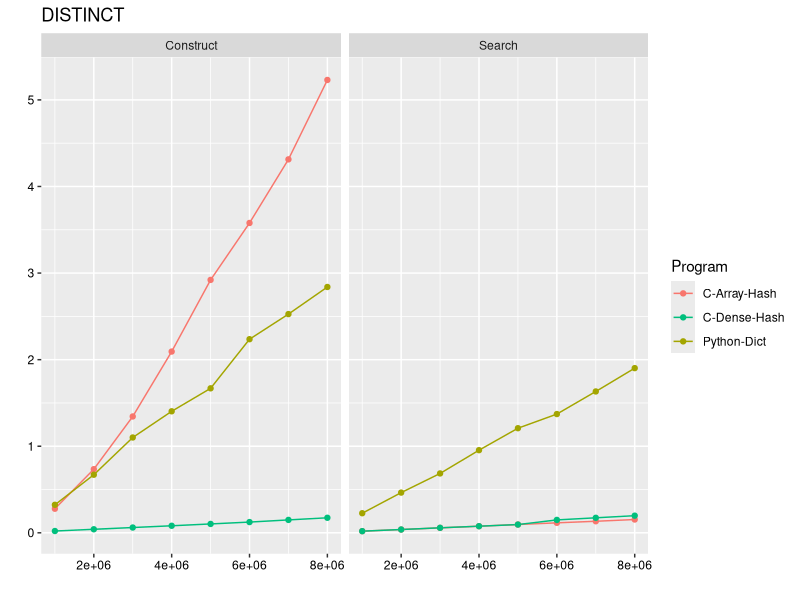
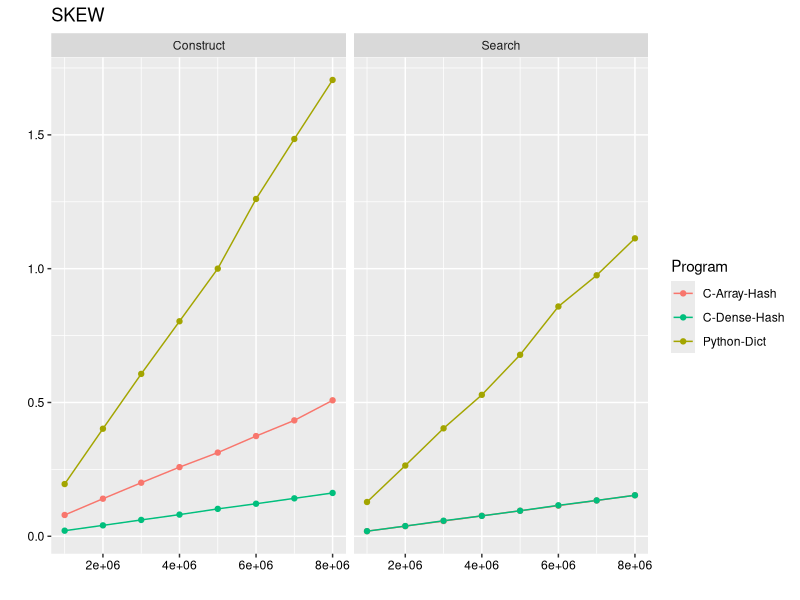
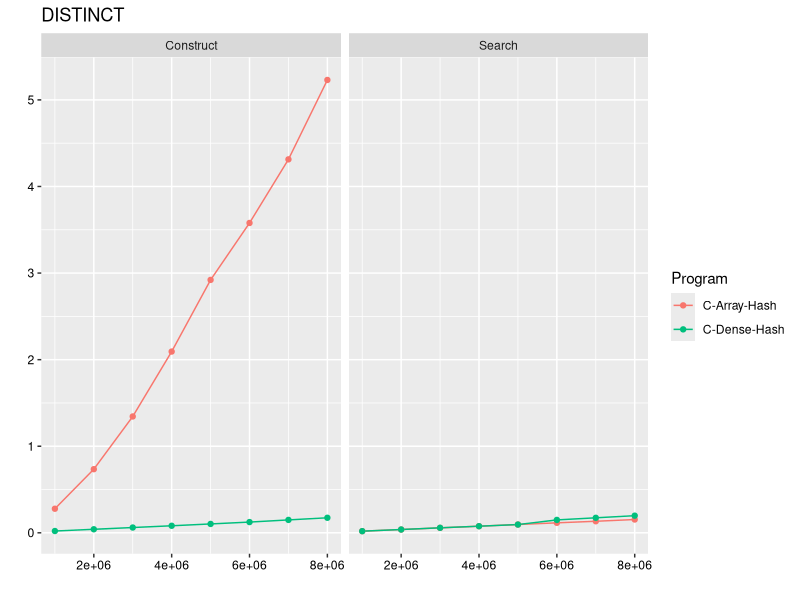
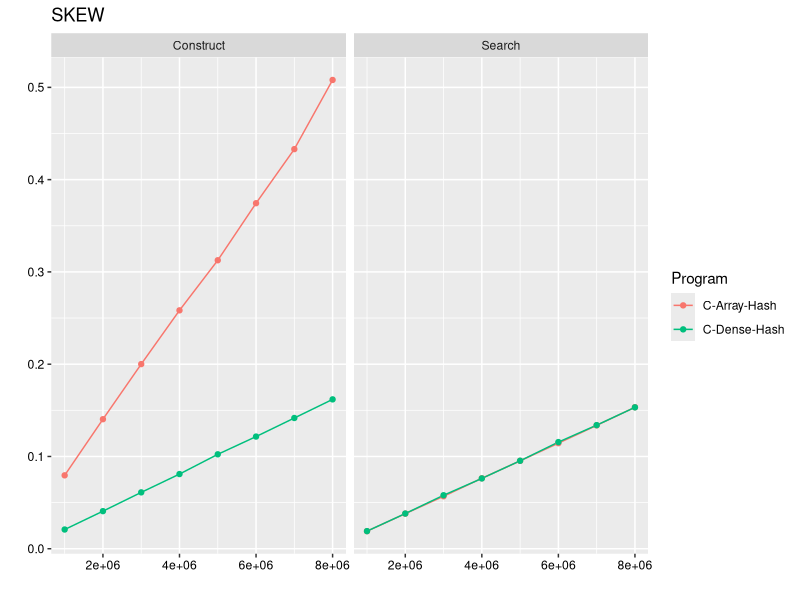
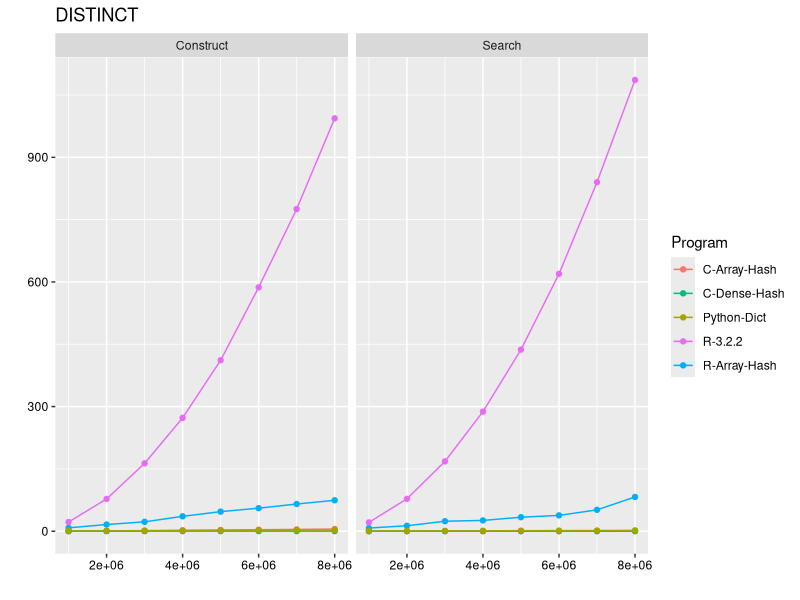

Here is the R script that generated these plots, in order:
library(ggplot2)
library(tidyr)
library(dplyr)

d <- read.csv('BENCHMARK_2.results.csv',header=FALSE,sep='\t',stringsAsFactors=FALSE)
names(d) <- c('Program','file','tokens','construct','search')
d <- d %>% 
    group_by(Program,file) %>% 
    summarise(Construct = min(construct), Search=min(search)) %>%
    extract(file,c('filetype','filelines'),'(\\w+).(\\d)mil') %>%
    mutate(lines=as.integer(filelines)*10^6) %>%
    gather(time_type,time,Construct,Search) %>%
    select(-filelines)
d$Program <- sub('.*(R-3.2.2).*','\\1',d$Program)
d$Program <- sub('.*(R-Array-Hash).*','\\1',d$Program)
d$Program <- sub('^C$','C-Array-Hash',d$Program)
d$Program <- sub('^python$','Python-Dict',d$Program)

prog_color <- scales::hue_pal()(5)
names(prog_color) <- c('C-Array-Hash','Python-Dict','C-Dense-Hash','R-Array-Hash','R-3.2.2')

prog_sub <- c('C-Array-Hash','Python-Dict','C-Dense-Hash')
py_c_dist <- 
  ggplot(
    d %>% filter(filetype=='DISTINCT',Program %in% prog_sub),
    aes(x=lines,y=time)
  ) +
	geom_line(aes(colour=Program)) +
	geom_point(aes(colour=Program)) + 
	labs(x='',y='',title='DISTINCT') +
	theme(
	    axis.text = element_text(colour = "black")
	) +
  scale_color_manual(values=prog_color) +
  facet_grid (. ~ time_type)

png(filename='C_Python_Distinct.png',width=600,height=300)
print(py_c_dist)
dev.off()

py_c_skew <- 
  ggplot(
    d %>% filter(filetype=='SKEW',Program %in% prog_sub),
    aes(x=lines,y=time)
  ) +
	geom_line(aes(colour=Program)) +
	geom_point(aes(colour=Program)) + 
	labs(x='',y='',title='SKEW') +
	theme(
	    axis.text = element_text(colour = "black")
	) +
  scale_color_manual(values=prog_color) +
  facet_grid (. ~ time_type)

png(filename='C_Python_Skew.png',width=600,height=300)
print(py_c_skew)
dev.off()

prog_sub <- c('C-Array-Hash','C-Dense-Hash')
c_dist <- 
  ggplot(
    d %>% filter(filetype=='DISTINCT',Program %in% prog_sub),
    aes(x=lines,y=time)
  ) +
	geom_line(aes(colour=Program)) +
	geom_point(aes(colour=Program)) + 
	labs(x='',y='',title='DISTINCT') +
	theme(
	    axis.text = element_text(colour = "black")
	) +
  scale_color_manual(values=prog_color) +
  facet_grid (. ~ time_type)

png(filename='C_Distinct.png',width=600,height=300)
print(c_dist)
dev.off()

c_skew <- 
  ggplot(
    d %>% filter(filetype=='SKEW',Program %in% prog_sub),
    aes(x=lines,y=time)
  ) +
	geom_line(aes(colour=Program)) +
	geom_point(aes(colour=Program)) + 
	labs(x='',y='',title='SKEW') +
	theme(
	    axis.text = element_text(colour = "black")
	) +
  scale_color_manual(values=prog_color) +
  facet_grid (. ~ time_type)

png(filename='C_Skew.png',width=600,height=300)
print(c_skew)
dev.off()

all_dist <- 
  ggplot(
    d %>% filter(filetype=='DISTINCT'),
    aes(x=lines,y=time)
  ) +
	geom_line(aes(colour=Program)) +
	geom_point(aes(colour=Program)) + 
	labs(x='',y='',title='DISTINCT') +
	theme(
	    axis.text = element_text(colour = "black")
	) +
  scale_color_manual(values=prog_color) +
  facet_grid (. ~ time_type)

png(filename='All_Distinct.png',width=600,height=300)
print(all_dist)
dev.off()
